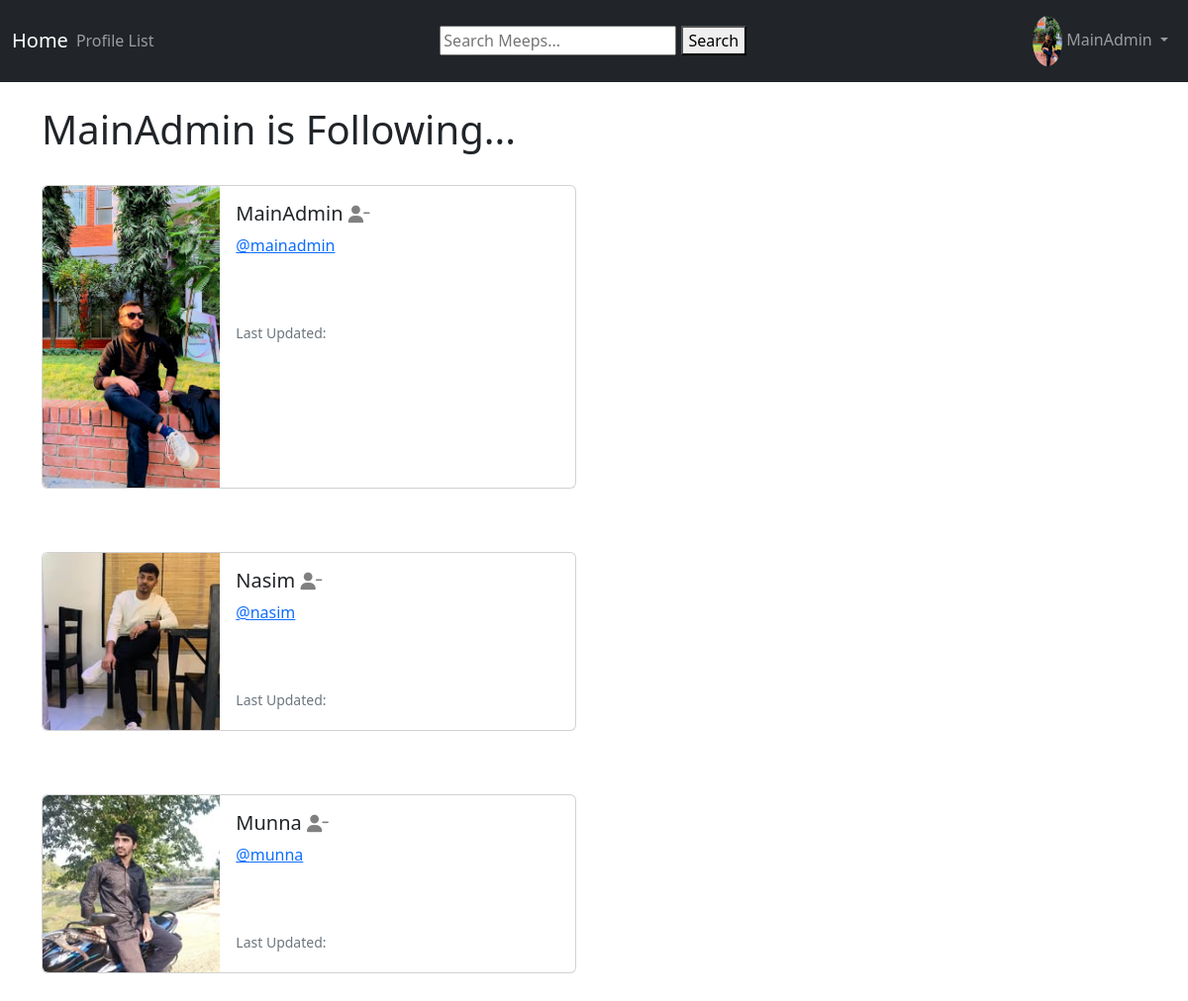
The app's page /profile/1/follows/ (signed in) with its own data.
### musker/models.py (models this page shows, shortened)
class Profile(models.Model):
    user = models.OneToOneField(User, on_delete=models.CASCADE)
    follows = models.ManyToManyField("self", related_name="followed_by", symmetrical=False, blank=True)
    data_modified = models.DateTimeField(User, auto_now=True)
    profile_image = models.ImageField(null=True, blank=True, upload_to="images/")
    profile_bio = models.CharField(null=True, blank=True, max_length=500)
    homepage_link = models.CharField(null=True, blank=True, max_length=100)
    facebook_link = models.CharField(null=True, blank=True, max_length=100)
    instagram_link = models.CharField(null=True, blank=True, max_length=100)
    linkedin_link = models.CharField(null=True, blank=True, max_length=100)

### musker/views.py (the view)
# urls.py: path('profile/<int:pk>/follows/', views.follows, name='follows'),
def follows(request, pk):
	if request.user.is_authenticated:
		if request.user.id == pk:
			profiles = Profile.objects.get(user_id=pk)
			return render(request, 'follows.html', {"profiles": profiles})
		else:
			messages.error(request, "That's Not Your Profile Page...")
			return redirect('home')
	else:
		messages.error(request, "You Must Be Logged In To View This Page...")
		return redirect('home')

### musker/templates/follows.html
{% extends 'base.html' %}
{% load static %}
{% block content %}
  <h1>{{ request.user.username }} is Following...</h1>
  <br/>
  {% if profiles %}
    {% for profile in profiles.follows.all %}
      <div class="card mb-3" style="max-width: 540px;">
        <div class="row g-0">
          <div class="col-md-4">
            {% if profile.profile_image %}
              <img src="{{ profile.profile_image.url }}" width="200" height="200" class="img-fluid rounded-start" alt="{{ profile.user.username }}">
            {% else %}
              <img src="{% static 'images/default_profile_pic.png' %}" class="img-fluid rounded-start" alt="Profile Image">
            {% endif %}
          </div>
          <div class="col-md-8">
            <div class="card-body">
              <h5 class="card-title">
                {{ profile.user.username }}
                {% if profile in profiles.follows.all %}
                  <a href="{% url 'unfollow' profile.user.id %}">
                    <i class="fa fa-user-minus small" style="color:gray"></i>
                  </a>
                {% else %}
                  <a href="{% url 'follow' profile.user.id %}">
                    <i class="fa fa-user-plus small" style="color:gray"></i>
                  </a>
                {% endif %}
              </h5>
              <p class="card-text">
                <a href="{% url 'profile' profile.user.id %}">@{{ profile.user.username|lower }}</a>
              </p>
              <br/><br/>
              <p class="card-text"><small class="text-muted">Last Updated: {{ profile.date_modified }}</small></p>
            </div>
          </div>
        </div>
      </div>
      <br/><br/>
    {% endfor %}
  {% else %}
    <p>You are not following anyone yet!</p>
  {% endif %}
{% endblock %}

### musker/templates/navbar.html (shortened to what this page needs)
{% load static %}
<nav class="navbar navbar-expand-lg navbar-dark bg-dark">
  <div class="container-fluid">
    <a class="navbar-brand mx-auto" href="{% url 'home' %}">Home</a>
    <div class="collapse navbar-collapse" id="navbarNav">
      <ul class="navbar-nav me-auto mb-2 mb-lg-0">
        {% if user.is_authenticated %}
          <li class="nav-item">
            <a class="nav-link" href="{% url 'profile_list' %}">Profile List</a>
          </li>
        {% endif %}
      </ul>
      <form method="get" action="{% url 'search' %}">
        <input type="text" name="search" placeholder="Search Meeps..." required>
        <button type="submit">Search</button>
      </form>
      {% if user.is_authenticated %}
        <ul class="navbar-nav ms-auto">
          <li class="nav-item dropdown">
            <a class="nav-link dropdown-toggle" href="#" id="navbarDropdown" role="button" data-bs-toggle="dropdown" aria-expanded="false">
              {% if user.profile.profile_image %}
                <img src="{{ user.profile.profile_image.url }}" class="rounded-circle" width="30" alt="Profile Image">
              {% else %}
                <img src="{% static 'images/default_profile_pic.png' %}" class="img-fluid rounded-circle" alt="Default Profile" width="30">
              {% endif %}
              {{ user.username }}
            </a>
          </li>
        </ul>
      {% endif %}
    </div>
  </div>
</nav>

### records on screen
Profile: profile_image (picture), user.username "MainAdmin", user.username "mainadmin"
Profile: profile_image (picture), user.username "Nasim", user.username "nasim"
Profile: profile_image (picture), user.username "Munna", user.username "munna"

### other values on screen
{{ user.username }} "MainAdmin"
{{ request.user.username }} "MainAdmin"
